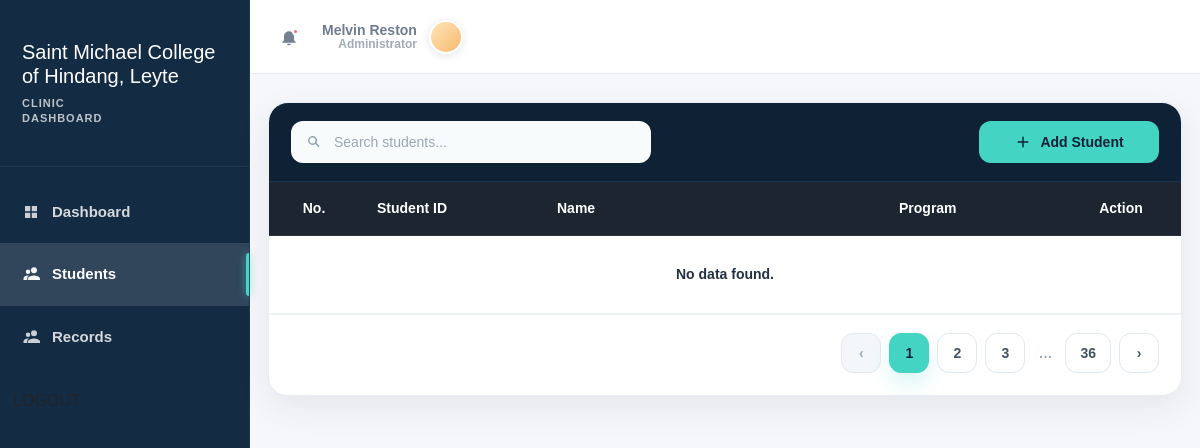
The page /pages/dashboard.php?section=records (signed in) on the database as committed earlier.
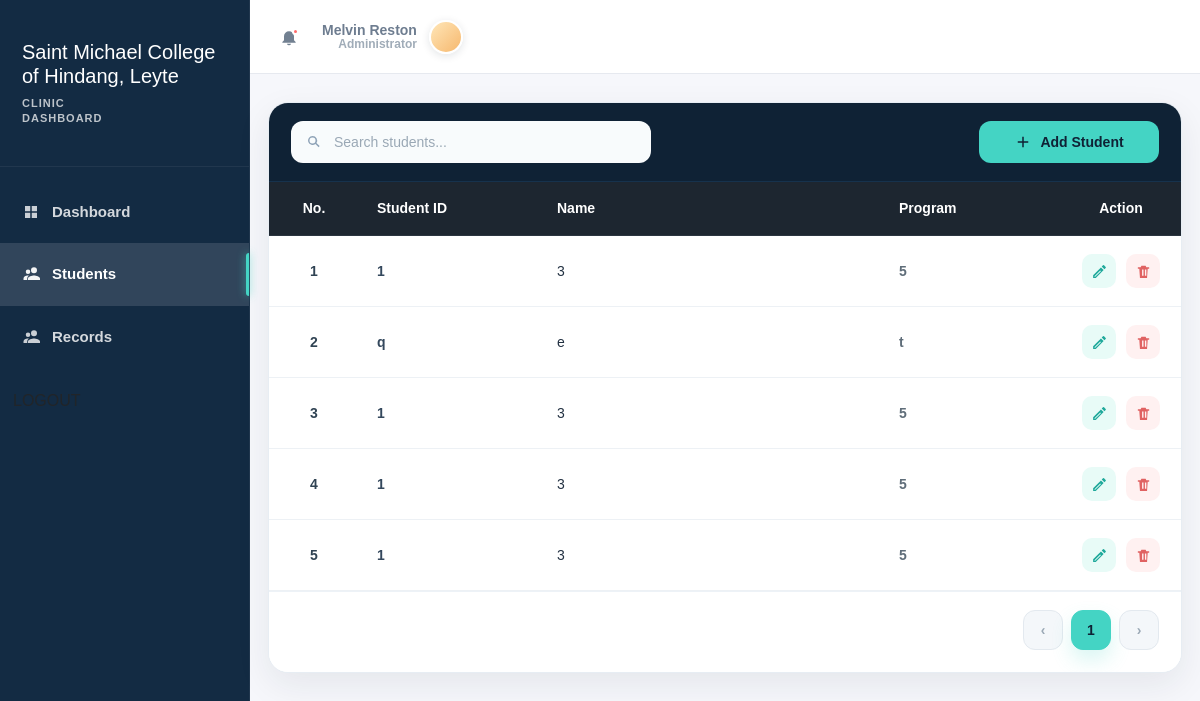
The same page on the database as committed later.
### tables this page shows
CREATE TABLE `student` (
  `id` int(11) NOT NULL,
  `name` varchar(250) DEFAULT NULL,
  `stud_id` varchar(250) DEFAULT NULL,
  `program` varchar(250) DEFAULT NULL,
  `status` varchar(250) DEFAULT NULL,
  `bdate` varchar(250) DEFAULT NULL,
  `age` varchar(250) DEFAULT NULL,
  `phone` varchar(250) DEFAULT NULL,
  `diagnosis` varchar(250) DEFAULT NULL
);

### pages/students.php (the view, shortened to what this page needs)
<?php
$conn = new mysqli("localhost", "root", "", "clinic");
$limit = 20;
$page = isset($_GET['page']) ? (int) $_GET['page'] : 1;
$page = max($page, 1);
$search = trim($_GET['search'] ?? '');
$offset = ($page - 1) * $limit;
$whereSql = "";
$params = [];
$types = "";
$sql = "SELECT * FROM student where status = 'active'" . $whereSql . " LIMIT ? OFFSET ?";
$stmt = $conn->prepare($sql);
if ($search !== "") {
    $types .= "ii";
    $params[] = $limit;
    $params[] = $offset;
    $stmt->bind_param($types, ...$params);
} else {
    $stmt->bind_param("ii", $limit, $offset);
}
$stmt->execute();
$result = $stmt->get_result();
$countSql = "SELECT COUNT(*) AS total FROM student" . $whereSql;
$countStmt = $conn->prepare($countSql);
$countStmt->execute();
$totalResult = $countStmt->get_result();
$totalRow = $totalResult->fetch_assoc();
$totalPages = max(1, ceil($totalRow['total'] / $limit));
?>
<!DOCTYPE html>
<html lang="en">
<head>
    <link rel="stylesheet" href="https://cdn.jsdelivr.net/npm/bootstrap@5.3.0/dist/css/bootstrap.min.css">
    <link rel="stylesheet" href="students.css">
</head>
<body>
    <div class="page-wrap">
        <div class="table-card">
            <div class="table-header">
                <form class="table-search" id="searchForm">
                    <input type="text" id="searchInput" name="search" placeholder="Search students..."
                        value="<?php echo htmlspecialchars($search); ?>">
                </form>
                <button class="add-student-btn" type="button" id="openAddStudentModal">
                    <svg viewBox="0 0 24 24" aria-hidden="true">
                        <path d="M19 11H13V5h-2v6H5v2h6v6h2v-6h6z" />
                    </svg>
                    Add Student
                </button>
            </div>
            <div class="table-scroll" id="studentTableContainer">
                <table class="student-table">
                    <thead>
                        <tr>
                            <th class="col-no">No.</th>
                            <th class="col-id">Student ID</th>
                            <th class="col-name">Name</th>
                            <th class="col-program">Program</th>
                            <th class="action-col">Action</th>
                        </tr>
                    </thead>
                    <tbody id="studentTableBody">
                        <?php if ($result && $result->num_rows > 0):
                            $count = $offset + 1;
                            while ($row = $result->fetch_assoc()): ?>
                        <tr>
                            <td class="col-no"><?php echo $count++; ?></td>
                            <td class="col-id"><?php echo htmlspecialchars($row['stud_id']); ?></td>
                            <td class="col-name"><?php echo htmlspecialchars($row['name']); ?></td>
                            <td class="col-program"><?php echo htmlspecialchars($row['program']); ?></td>
                            <td class="action-col">
                                <div class="action-buttons">
                                    <button class="icon-btn edit-btn" title="Edit" type="button">
                                        <svg viewBox="0 0 24 24" aria-hidden="true">
                                            <path
                                                d="M3 17.25V21h3.75L17.81 9.94l-3.75-3.75L3 17.25Zm2.92 2.33H5v-.92l8.06-8.06.92.92L5.92 19.58ZM20.71 7.04a1.003 1.003 0 0 0 0-1.42L18.37 3.29a1.003 1.003 0 0 0-1.42 0L15.13 5.1l3.75 3.75 1.83-1.81Z" />
                                        </svg>
                                    </button>
                                    <a href="dashboard.php?section=records&delete=<?php echo $row['id']?>">
                                    <button class="icon-btn delete-btn open-delete-modal" title="Delete" type="button"
                                        data-id="<?php echo $row['id']; ?>"
                                        data-name="<?php echo htmlspecialchars($row['name']); ?>">
                                        <svg viewBox="0 0 24 24" aria-hidden="true">
                                            <path
                                                d="M6 7h12l-1 14H7L6 7Zm3-3h6l1 2h4v2H4V6h4l1-2Zm1 5v9h2V9h-2Zm4 0v9h2V9h-2Z" />
                                        </svg>
                                    </button></a>
                                </div>
                            </td>
                        </tr>
                        <?php endwhile; ?>
                        <?php else: ?>
                        <tr class="empty-row">
                            <td colspan="5">
                                <?php if ($search !== ""): ?>
                                No students found for "<strong><?php echo htmlspecialchars($search); ?></strong>".
                                <?php else: ?>
                                No data found.
                                <?php endif; ?>
                            </td>
                        </tr>
                        <?php endif; ?>
                    </tbody>
                </table>
            </div>
            <?php
                $range = 2;
            ?>
            <div class="table-footer">
                <ul class="custom-pagination" id="paginationContainer">
                    <?php if ($page > 1): ?>
                    <li>
                        <a href="#" data-page="<?php echo $page - 1; ?>" class="pagination-link">‹</a>
                    </li>
                    <?php else: ?>
                    <li class="disabled"><span>‹</span></li>
                    <?php endif; ?>
                    <?php for ($i = $page - $range; $i <= $page + $range; $i++): ?>
                    <?php if ($i > 0 && $i <= $totalPages): ?>
                    <?php if ($i == $page): ?>
                    <li class="active"><span><?php echo $i; ?></span></li>
                    <?php else: ?>
                    <li>
                        <a href="#" data-page="<?php echo $i; ?>" class="pagination-link">
                            <?php echo $i; ?>
                        </a>
                    </li>
                    <?php endif; ?>
                    <?php endif; ?>
                    <?php endfor; ?>
                    <?php if ($page < ($totalPages - $range)): ?>
                    <?php if ($page < ($totalPages - $range - 1)): ?>
                    <li class="ellipsis"><span>…</span></li>
                    <?php endif; ?>
                    <li>
                        <a href="#" data-page="<?php echo $totalPages; ?>" class="pagination-link">
                            <?php echo $totalPages; ?>
                        </a>
                    </li>
                    <?php endif; ?>
                    <?php if ($page < $totalPages): ?>
                    <li>
                        <a href="#" data-page="<?php echo $page + 1; ?>" class="pagination-link">›</a>
                    </li>
                    <?php else: ?>
                    <li class="disabled"><span>›</span></li>
                    <?php endif; ?>
                </ul>
            </div>
        </div>
    </div>
</body>
</html>

### pages/dashboard.php (shortened to what this page needs)
<?php
if (isset($_SESSION['user'])) {
  ?>
<!DOCTYPE html>
<html lang="en">
<head>
    <link rel="stylesheet" href="../node_modules/bootstrap/dist/css/bootstrap.min.css">
    <link rel="stylesheet" href="dashboard.css">
    <link href="https://cdn.jsdelivr.net/npm/bootstrap@5.3.3/dist/css/bootstrap.min.css" rel="stylesheet">
    <link href="https://cdn.jsdelivr.net/npm/bootstrap-icons@1.11.3/font/bootstrap-icons.min.css" rel="stylesheet">
</head>
<body>
<div class="dashboard">
    <aside class="sidebar">
      <div class="brand mt-3">
        <div class="brand-text">
          <h5>Saint Michael College of Hindang, Leyte</h5>
          <p>Clinic<br>Dashboard</p>
        </div>
      </div>
      <div class="nav">
        <a href="dashboard.php?section=student" onclick="showSection('student', this)">
          <svg viewBox="0 0 24 24"><path d="M4 4h7v7H4V4Zm9 0h7v7h-7V4ZM4 13h7v7H4v-7Zm9 0h7v7h-7v-7Z"/></svg>
          Dashboard
        </a>
        <a href="dashboard.php?section=records" onclick="showSection('records', this)">
          <svg viewBox="0 0 24 24"><path d="M16 11a4 4 0 1 0-4-4 4 4 0 0 0 4 4Zm-8 1a3 3 0 1 0-3-3 3 3 0 0 0 3 3Zm8 2c-2.67 0-8 1.34-8 4v2h16v-2c0-2.66-5.33-4-8-4Zm-8 0c-.29 0-.62.02-.97.05C5.12 14.3 2 15.22 2 18v2h5v-2c0-1.47.81-2.86 2.23-3.95A9.95 9.95 0 0 0 8 14Z"/></svg>
          Students
        </a>
        <a href="dashboard.php?section=student1" onclick="showSection('student1', this)">
          <svg viewBox="0 0 24 24"><path d="M16 11a4 4 0 1 0-4-4 4 4 0 0 0 4 4Zm-8 1a3 3 0 1 0-3-3 3 3 0 0 0 3 3Zm8 2c-2.67 0-8 1.34-8 4v2h16v-2c0-2.66-5.33-4-8-4Zm-8 0c-.29 0-.62.02-.97.05C5.12 14.3 2 15.22 2 18v2h5v-2c0-1.47.81-2.86 2.23-3.95A9.95 9.95 0 0 0 8 14Z"/></svg>
          Records
        </a>
      </div>
      <div>
        <button class="btn btn-logout" onclick="window.location.href='session_destroy.php'">
        </button>
      </div>
    </aside>
    <main class="main">
      <header class="topbar">
        <div class="topbar-right">
          <div class="notification" aria-label="Notifications">
            <svg viewBox="0 0 24 24">
              <path d="M12 22a2.5 2.5 0 0 0 2.45-2h-4.9A2.5 2.5 0 0 0 12 22Zm6-6V11a6 6 0 1 0-12 0v5L4 18v1h16v-1l-2-2Z"/>
            </svg>
          </div>
          <div class="user-box">
            <div class="user-info">
              <div class="name">Melvin Reston</div>
              <div class="role">Administrator</div>
            </div>
            <div class="avatar"></div>
          </div>
        </div>
      </header>
      <?php include 'dashboard-content.php';?>
    <div id="records" class="content">
      <?php include 'students.php';?>
    </div>
      <?php include 'records.php';?>
    </main>
  </div>
</body>
</html>
  <?php
}
else
  {
   header("Location:../index.php");
  }
?>

### pages/dashboard-content.php (shortened to what this page needs)
<!DOCTYPE html>
<html lang="en">
<head>
    <link rel="stylesheet" href="../node_modules/bootstrap/dist/css/bootstrap.min.css">
    <link rel="stylesheet" href="dashboard-content.css">
</head>
<body>
</body>
</html>

### pages/records.php (shortened to what this page needs)
<!DOCTYPE html>
<html lang="en">
<head>
    <link rel="stylesheet" href="../node_modules/bootstrap/dist/css/bootstrap.min.css">
    <link rel="stylesheet" href="records.css">
</head>
<body>
</body>
</html>

### pages/dashboard.css (style rules this page uses)
:root { --sidebar-bg: #132b43; --sidebar-bg-dark: #0f2235; --sidebar-active: #31455b; --main-bg: #f6f7fb; --topbar-bg: #ffffff; --border-color: #e6e9ef; --text-dark: #223142; --text-muted: #7f8b99; --accent: #44d4c4; --accent-soft: #d8faf5; --white: #ffffff; }
* { margin: 0; padding: 0; box-sizing: border-box; font-family: Arial, sans-serif; }
body { background: var(--main-bg); color: var(--text-dark); height: 100vh; overflow: hidden; }
.dashboard { display: flex; width: 100%; height: 100vh; }
.sidebar { width: 250px; background: var(--sidebar-bg); color: var(--white); display: flex; flex-direction: column; border-right: 1px solid rgba(255,255,255,0.06); }
.brand { padding: 24px 22px; border-bottom: 1px solid rgba(255,255,255,0.06); display: flex; align-items: center; gap: 12px; }
.brand-text p { margin-top: 6px; font-size: 11px; color: rgba(255,255,255,0.72); letter-spacing: 1px; text-transform: uppercase; line-height: 1.35; font-weight: 700; }
.nav { padding: 14px 0; }
.nav a { width: 100%; text-decoration: none; color: rgba(255,255,255,0.82); display: flex; align-items: center; gap: 12px; padding: 20px 22px; font-size: 15px; font-weight: 600; transition: 0.25s ease; position: relative; }
.nav a svg { width: 18px; height: 18px; fill: currentColor; opacity: 0.95; }
.nav a.active { background: var(--sidebar-active); color: var(--white); }
.nav a.active::before { content: ""; position: absolute; right: 0; top: 10px; height: calc(100% - 20px); width: 3px; border-radius: 4px 0 0 4px; background: var(--accent); box-shadow: 0 0 8px rgba(68, 212, 196, 0.8); }
.main { flex: 1; display: flex; flex-direction: column; min-width: 0; background: var(--main-bg); }
.topbar { height: 74px; background: var(--topbar-bg); border-bottom: 1px solid var(--border-color); display: flex; align-items: center; justify-content: space-between; padding: 0 28px; gap: 20px; }
.topbar-right { display: flex; align-items: center; gap: 22px; flex-shrink: 0; float: right !important; }
.notification { position: relative; width: 22px; height: 22px; display: flex; align-items: center; justify-content: center; }
.notification svg { width: 20px; height: 20px; fill: #728091; }
.notification::after { content: ""; position: absolute; top: 2px; right: 1px; width: 7px; height: 7px; border-radius: 50%; background: #ff6b6b; border: 2px solid #ffffff; }
.user-box { display: flex; align-items: center; gap: 12px; }
.user-info { text-align: right; line-height: 1.15; }
.user-info .name { font-size: 14px; font-weight: 700; color: #6e7d90; }
.user-info .role { font-size: 12px; color: #a0acb8; font-weight: 600; }
.avatar { width: 34px; height: 34px; border-radius: 50%; background: linear-gradient(135deg, #ffe6b8, #f6b86e); border: 2px solid #ffffff; box-shadow: 0 2px 8px rgba(18, 33, 49, 0.12); flex-shrink: 0; }
.content { display: none; flex: 1; background: var(--main-bg); }

### pages/records.css (style rules this page uses)
.action-col { width: 110px; min-width: 110px; text-align: center; }
.action-buttons { display: flex; align-items: center; justify-content: center; gap: 10px; }
.icon-btn { width: 34px; height: 34px; border: none; border-radius: 10px; display: inline-flex; align-items: center; justify-content: center; cursor: pointer; transition: all 0.25s ease; }
.icon-btn svg { width: 17px; height: 17px; }
.edit-btn { background: #e8fbf7; }
.edit-btn svg { fill: #1fa99b; }
.delete-btn { background: #fff1f1; }
.delete-btn svg { fill: #e06262; }

Rows that differ between the two databases and show on the page:
added student: stud "1", name "3", program "5"
added student: stud "q", name "e", program "t"
added student: stud "1", name "3", program "5"
added student: stud "1", name "3", program "5"
added student: stud "1", name "3", program "5"
Other text that changed with them:
$totalPages: "36" → (not shown)
text no longer shown: "No data found. …"
list line gone: "2"
list line gone: "3"
